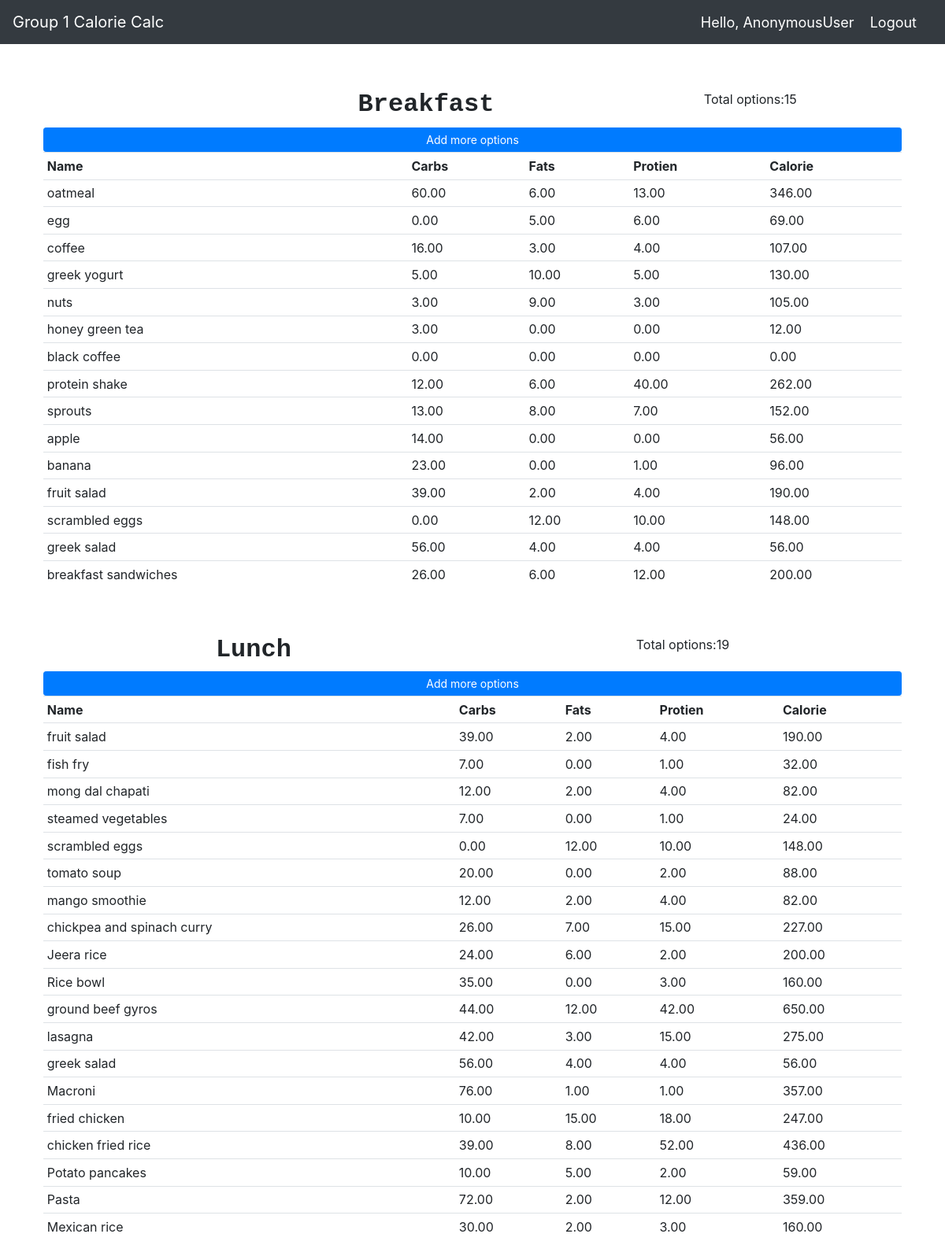
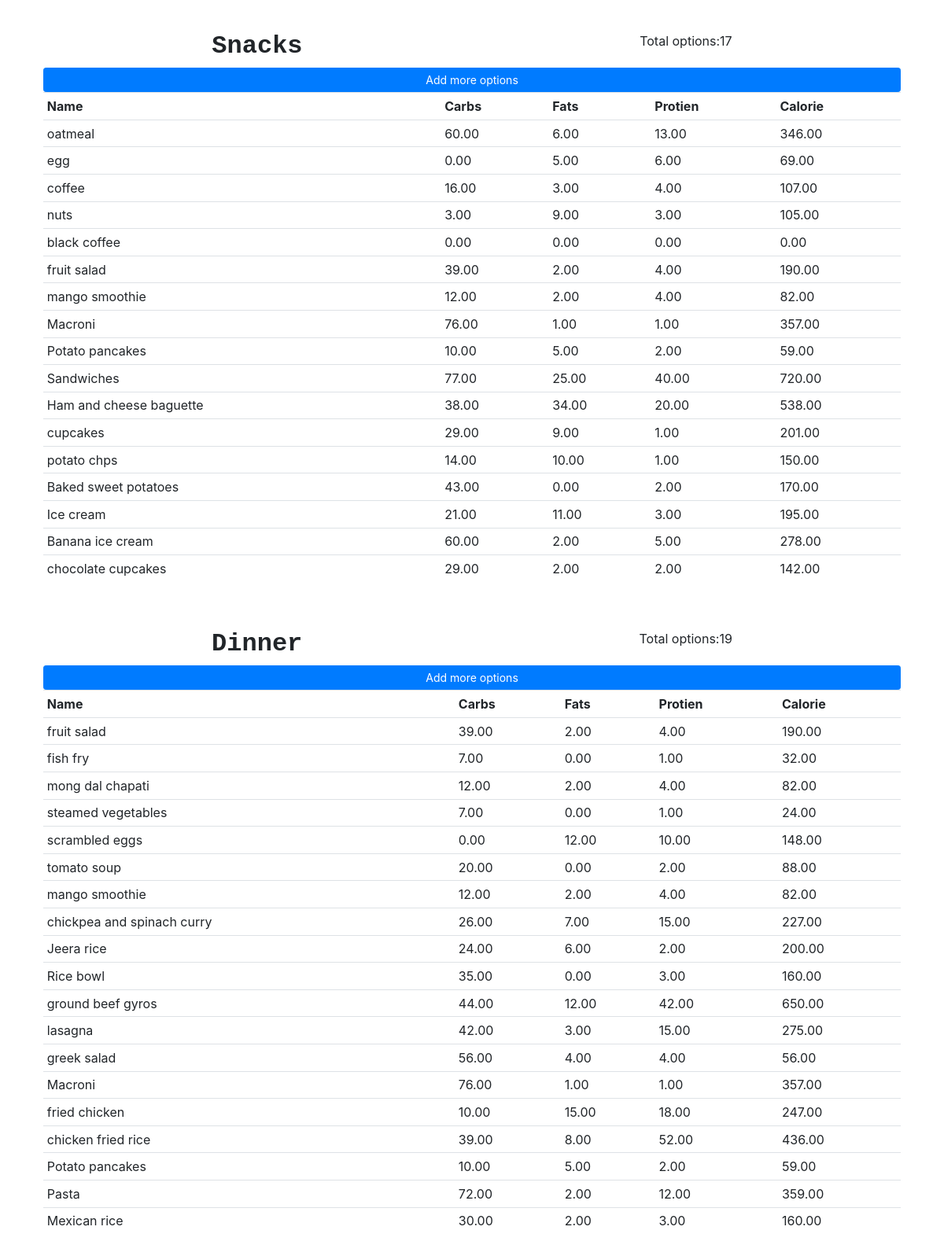
The app's page /product/ with its own data (2 pictures, top to bottom).
### Fityfeed/models.py (models this page shows, shortened)
class Fooditem(models.Model):
    name = models.CharField(max_length=200)
    category = models.ManyToManyField(Category)
    carbohydrate = models.DecimalField(max_digits=5,decimal_places=2,default=0)
    fats = models.DecimalField(max_digits=5,decimal_places=2,default=0)
    protein = models.DecimalField(max_digits=5,decimal_places=2,default=0)
    calorie=models.DecimalField(max_digits=5,decimal_places=2,default=0,blank=True)
    quantity = models.IntegerField(default=1,null=True,blank=True)

### Fityfeed/views.py (the view)
# urls.py: path('product/',views.fooditem,name='fooditem'),
def fooditem(request):
    breakfast=Category.objects.filter(name='breakfast')[0].fooditem_set.all()
    bcnt=breakfast.count()
    lunch=Category.objects.filter(name='lunch')[0].fooditem_set.all()
    lcnt=lunch.count()
    dinner=Category.objects.filter(name='dinner')[0].fooditem_set.all()
    dcnt=dinner.count()
    snacks=Category.objects.filter(name='snacks')[0].fooditem_set.all()
    scnt=snacks.count()
    context={'breakfast':breakfast,
              'bcnt':bcnt,
              'lcnt':lcnt,
              'scnt':scnt,
              'dcnt':dcnt,
              'lunch':lunch,
              'dinner':dinner,
              'snacks':snacks,
            }
    return render(request,'fooditem.html',context)

### Fityfeed/templates/fooditem.html
{% extends 'main.html' %}
{% load static%}
{% block content %}
    <div class="flex-box-row">
        <br>
        <br>
        <h5 id="heading">Breakfast</h5>
        <h7>Total options:{{bcnt}}</h7>
            <a class="btn btn-primary  btn-sm btn-block" href="{% url 'createfooditem' %}">Add more options</a>
            <table class="table table-sm">
                <tr>
                    <th>Name</th>
                    <th>Carbs</th>
                    <th>Fats</th>
                    <th>Protien</th>
                    <th>Calorie</th>
                </tr>
               {% for items in breakfast %}
                <tr>
                    <td>{{items.name}} </td>
                    <td>{{items.carbohydrate}} </td>
                    <td>{{items.fats}} </td>
                    <td>{{items.protein}} </td>
                    <td>{{items.calorie}} </td>
                    </tr>
                {% endfor %}
            </table>
    </div>
    <br>
    <div class="flex-box-row">
        <h5 id="heading">Lunch</h5>
        <h7>Total options:{{lcnt}}</h7>
            <a class="btn btn-primary  btn-sm btn-block" href="{% url 'createfooditem' %}">Add more options</a>
            <table class="table table-sm">
                <tr>
                    <th>Name</th>
                    <th>Carbs</th>
                    <th>Fats</th>
                    <th>Protien</th>
                    <th>Calorie</th>
                </tr>
               {% for items in lunch %}
                <tr>
                    <td>{{items.name}} </td>
                    <td>{{items.carbohydrate}} </td>
                    <td>{{items.fats}} </td>
                    <td>{{items.protein}} </td>
                    <td>{{items.calorie}} </td>
                    </tr>
                {% endfor %}
            </table>
    </div>
    <br>
    <div class="flex-box-row">
        <h5 id="heading">Snacks</h5>
        <h7>Total options:{{scnt}}</h7>
            <a class="btn btn-primary  btn-sm btn-block" href="{% url 'createfooditem' %}">Add more options</a>
            <table class="table table-sm">
                <tr>
                    <th>Name</th>
                    <th>Carbs</th>
                    <th>Fats</th>
                    <th>Protien</th>
                    <th>Calorie</th>
                </tr>
               {% for items in snacks %}
                <tr>
                    <td>{{items.name}} </td>
                    <td>{{items.carbohydrate}} </td>
                    <td>{{items.fats}} </td>
                    <td>{{items.protein}} </td>
                    <td>{{items.calorie}} </td>
                    </tr>
                {% endfor %}
            </table>
    </div>
    <br>
    <div class="flex-box-row">
        <h5 id="heading">Dinner</h5>
        <h7>Total options:{{dcnt}}</h7>
            <a class="btn btn-primary  btn-sm btn-block" href="{% url 'createfooditem' %}">Add more options</a>
            <table class="table table-sm">
                <tr>
                    <th>Name</th>
                    <th>Carbs</th>
                    <th>Fats</th>
                    <th>Protien</th>
                    <th>Calorie</th>
                </tr>
               {% for items in dinner %}
                <tr>
                    <td>{{items.name}} </td>
                    <td>{{items.carbohydrate}} </td>
                    <td>{{items.fats}} </td>
                    <td>{{items.protein}} </td>
                    <td>{{items.calorie}} </td>
                    </tr>
                {% endfor %}
            </table>
    </div>
    <br>
</div>
{% endblock %}

### static/css/main.css (style rules this page uses)
.flex-box-row { display:flex; padding : 10px; flex-wrap: wrap; justify-content: space-around; }
#heading { text-shadow: antiquewhite; font-family: 'Courier New', Courier, monospace; font-weight: 550; font-size: xx-large; text-align: left; }

### records on screen
Fooditem: name "oatmeal", carbohydrate "60.00", fats "6.00", protein "13.00", calorie "346.00"
Fooditem: name "egg", carbohydrate "0.00", fats "5.00", protein "6.00", calorie "69.00"
Fooditem: name "coffee", carbohydrate "16.00", fats "3.00", protein "4.00", calorie "107.00"
Fooditem: name "greek yogurt", carbohydrate "5.00", fats "10.00", protein "5.00", calorie "130.00"
Fooditem: name "nuts", carbohydrate "3.00", fats "9.00", protein "3.00", calorie "105.00"
Fooditem: name "honey green tea", carbohydrate "3.00", fats "0.00", protein "0.00", calorie "12.00"
Fooditem: name "black coffee", carbohydrate "0.00", fats "0.00", protein "0.00", calorie "0.00"
Fooditem: name "protein shake", carbohydrate "12.00", fats "6.00", protein "40.00", calorie "262.00"
Fooditem: name "sprouts", carbohydrate "13.00", fats "8.00", protein "7.00", calorie "152.00"
Fooditem: name "apple", carbohydrate "14.00", fats "0.00", protein "0.00", calorie "56.00"
Fooditem: name "banana", carbohydrate "23.00", fats "0.00", protein "1.00", calorie "96.00"
Fooditem: name "fruit salad", carbohydrate "39.00", fats "2.00", protein "4.00", calorie "190.00"
Fooditem: name "scrambled eggs", carbohydrate "0.00", fats "12.00", protein "10.00", calorie "148.00"
Fooditem: name "greek salad", carbohydrate "56.00", fats "4.00", protein "4.00", calorie "56.00"
Fooditem: name "breakfast sandwiches", carbohydrate "26.00", fats "6.00", protein "12.00", calorie "200.00"
Fooditem: name "fish fry", carbohydrate "7.00", fats "0.00", protein "1.00", calorie "32.00"
Fooditem: name "mong dal chapati", carbohydrate "12.00", fats "2.00", protein "4.00", calorie "82.00"
Fooditem: name "steamed vegetables", carbohydrate "7.00", fats "0.00", protein "1.00", calorie "24.00"
Fooditem: name "tomato soup", carbohydrate "20.00", fats "0.00", protein "2.00", calorie "88.00"
Fooditem: name "mango smoothie", carbohydrate "12.00", fats "2.00", protein "4.00", calorie "82.00"
Fooditem: name "chickpea and spinach curry", carbohydrate "26.00", fats "7.00", protein "15.00", calorie "227.00"
Fooditem: name "Jeera rice", carbohydrate "24.00", fats "6.00", protein "2.00", calorie "200.00"
Fooditem: name "Rice bowl", carbohydrate "35.00", fats "0.00", protein "3.00", calorie "160.00"
Fooditem: name "ground beef gyros", carbohydrate "44.00", fats "12.00", protein "42.00", calorie "650.00"
Fooditem: name "lasagna", carbohydrate "42.00", fats "3.00", protein "15.00", calorie "275.00"
Fooditem: name "Macroni", carbohydrate "76.00", fats "1.00", protein "1.00", calorie "357.00"
Fooditem: name "fried chicken", carbohydrate "10.00", fats "15.00", protein "18.00", calorie "247.00"
Fooditem: name "chicken fried rice", carbohydrate "39.00", fats "8.00", protein "52.00", calorie "436.00"
Fooditem: name "Potato pancakes", carbohydrate "10.00", fats "5.00", protein "2.00", calorie "59.00"
Fooditem: name "Pasta", carbohydrate "72.00", fats "2.00", protein "12.00", calorie "359.00"
Fooditem: name "Mexican rice", carbohydrate "30.00", fats "2.00", protein "3.00", calorie "160.00"
Fooditem: name "Sandwiches", carbohydrate "77.00", fats "25.00", protein "40.00", calorie "720.00"
Fooditem: name "Ham and cheese baguette", carbohydrate "38.00", fats "34.00", protein "20.00", calorie "538.00"
Fooditem: name "cupcakes", carbohydrate "29.00", fats "9.00", protein "1.00", calorie "201.00"
Fooditem: name "potato chps", carbohydrate "14.00", fats "10.00", protein "1.00", calorie "150.00"
Fooditem: name "Baked sweet potatoes", carbohydrate "43.00", fats "0.00", protein "2.00", calorie "170.00"
Fooditem: name "Ice cream", carbohydrate "21.00", fats "11.00", protein "3.00", calorie "195.00"
Fooditem: name "Banana ice cream", carbohydrate "60.00", fats "2.00", protein "5.00", calorie "278.00"
Fooditem: name "chocolate cupcakes", carbohydrate "29.00", fats "2.00", protein "2.00", calorie "142.00"

### other values on screen
{{ request.user }} "AnonymousUser"
{{ bcnt }} "15"
{{ lcnt }} "19"
{{ scnt }} "17"
{{ dcnt }} "19"
